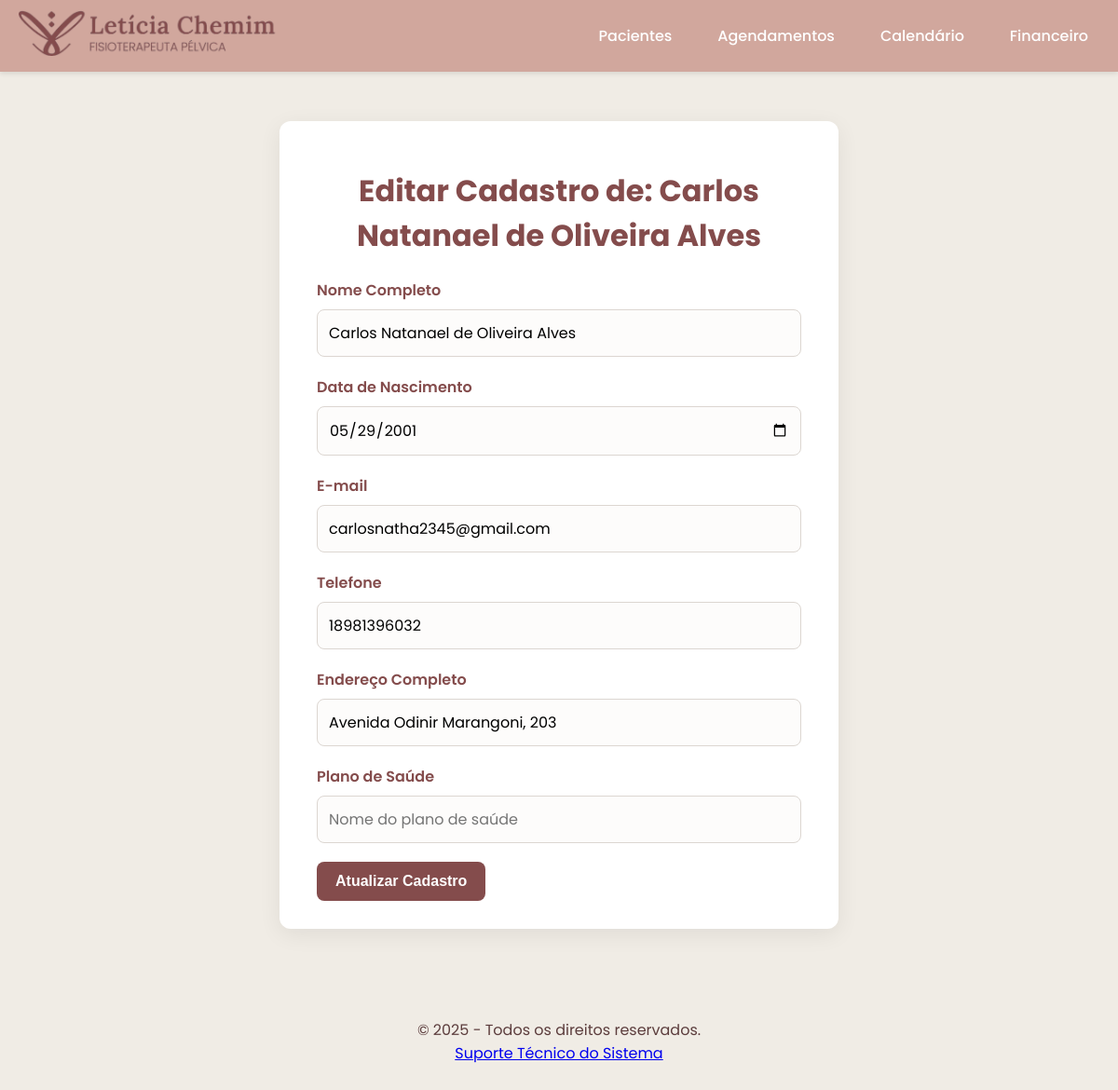
The page /editar/1 on the database its author committed.
### tables this page shows
CREATE TABLE pacientes (
        id INTEGER PRIMARY KEY AUTOINCREMENT,
        nome TEXT NOT NULL,
        data_nascimento TEXT NOT NULL,
        email TEXT NOT NULL,
        telefone TEXT NOT NULL,
        endereco TEXT,
        plano_id INTEGER,
        data_cadastro TIMESTAMP DEFAULT CURRENT_TIMESTAMP,
        FOREIGN KEY (plano_id) REFERENCES planos (id)
    );

### app.py (the view, shortened to what this page needs)
@app.route('/editar/<int:id>', methods=['GET', 'POST'])
def editar_paciente(id):
    db = get_db()
    paciente = db.execute('SELECT * FROM pacientes WHERE id = ?', (id,)).fetchone()
    planos = db.execute('SELECT * FROM planos ORDER BY nome').fetchall()
    return render_template('editar_paciente.html', paciente=paciente, planos=planos)

### app.py (called while the page is built)
@app.context_processor
def inject_year():
    return {'current_year': datetime.now().year}

def get_db():
    db = getattr(g, '_database', None)
    if db is None:
        db = g._database = sqlite3.connect(DATABASE)
        db.row_factory = sqlite3.Row
    return db

@app.teardown_appcontext
def close_connection(exception):
    db = getattr(g, '_database', None)
    if db is not None:
        db.close()

### templates/editar_paciente.html (shortened to what this page needs)
{% extends "base.html" %}
{% block content %}
<div class="container">
    <h1>Editar Cadastro de: {{ paciente['nome'] }}</h1>
    <form action="{{ url_for('editar_paciente', id=paciente['id']) }}" method="post">
        <div class="form-group">
            <label for="nome">Nome Completo</label>
            <input type="text" id="nome" name="nome" value="{{ paciente['nome'] }}" required>
        </div>
        <div class="form-group">
            <label for="data_nascimento">Data de Nascimento</label>
            <input type="date" id="data_nascimento" name="data_nascimento" value="{{ paciente['data_nascimento'] }}" required>
        </div>
        <div class="form-group">
            <label for="email">E-mail</label>
            <input type="email" id="email" name="email" value="{{ paciente['email'] }}" required>
        </div>
        <div class="form-group">
            <label for="telefone">Telefone</label>
            <input type="tel" id="telefone" name="telefone" value="{{ paciente['telefone'] }}" required>
        </div>
        <div class="form-group">
            <label for="endereco">Endereço Completo</label>
            <input type="text" id="endereco" name="endereco" placeholder="Rua, Número, Bairro, Cidade - Estado" value="{{ paciente['endereco'] or '' }}">
        </div>
        <div class="form-group">
            <label for="plano_saude">Plano de Saúde</label>
            <input type="text" id="plano_saude" name="plano_saude" placeholder="Nome do plano de saúde" value="{{ paciente['plano_saude'] or '' }}">
        </div>
        <button type="submit">Atualizar Cadastro</button>
    </form>
</div>
{% endblock %}

### static/css/style.css (style rules this page uses)
body { font-family: 'Poppins', sans-serif; background-color: #F0ECE5; color: #5c3d3d; margin: 0; padding: 10px; display: flex; flex-direction: column; min-height: 100vh; }
h1, h2, h3 { color: #844C4C; text-align: center; }
.container, .container-large { background-color: #ffffff; padding: 30px 40px; border-radius: 12px; box-shadow: 0 6px 25px rgba(0, 0, 0, 0.07); width: 100%; box-sizing: border-box; }
.container { max-width: 600px; }
button, .btn-action-dash { background-color: #844C4C; border: none; border-radius: 8px; color: white; font-size: 1rem; font-weight: 600; cursor: pointer; padding: 12px 20px; transition: background-color 0.3s, transform 0.2s; }
.form-group { margin-bottom: 20px; }
label { display: block; margin-bottom: 8px; font-weight: 600; color: #844C4C; }
input[type="text"], input[type="email"], input[type="tel"], input[type="date"], input[type="datetime-local"], input[type="number"], select, textarea { width: 100%; padding: 12px; border: 1px solid #dcd6d1; border-radius: 8px; box-sizing: border-box; font-family: 'Poppins', sans-serif; font-size: 1rem; background-color: #fdfcfb; transition: border-color 0.3s, box-shadow 0.3s; }

### rows shown on the page
pacientes: nome "Carlos Natanael de Oliveira Alves", data_nascimento "05/29/2001", email "carlosnatha2345@gmail.com", telefone "18981396032", endereco "Avenida Odinir Marangoni, 203"
